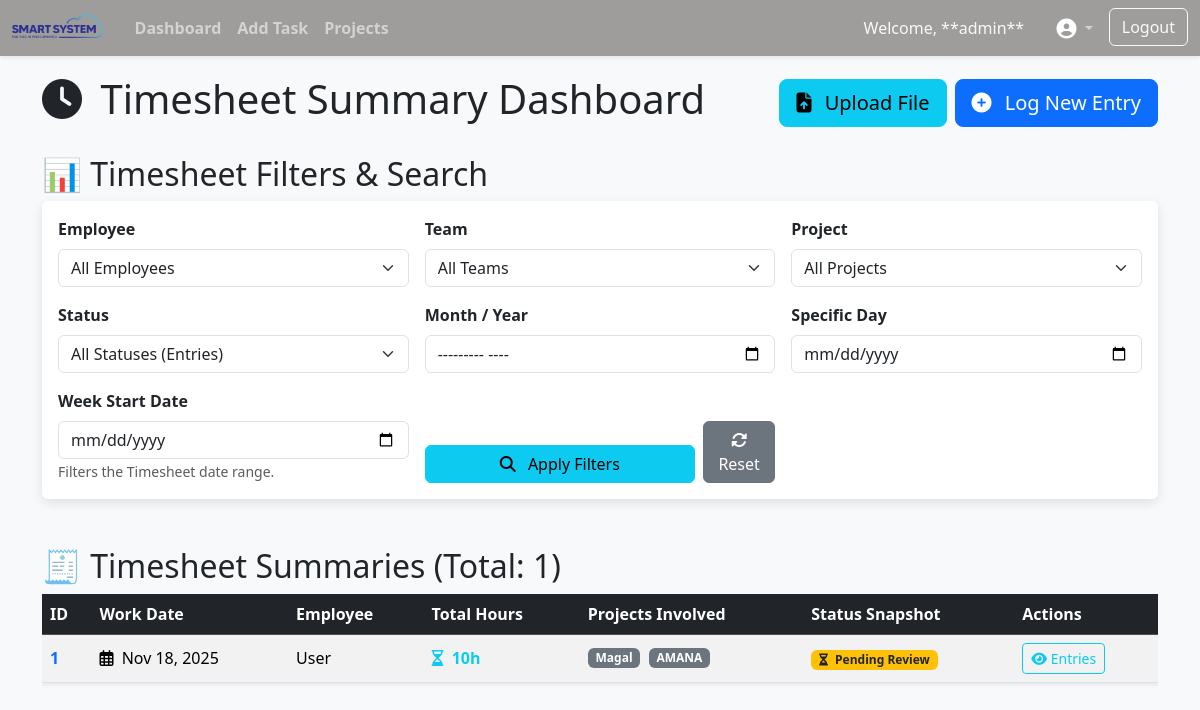
The app's page /my-timesheets/ (signed in), older data.
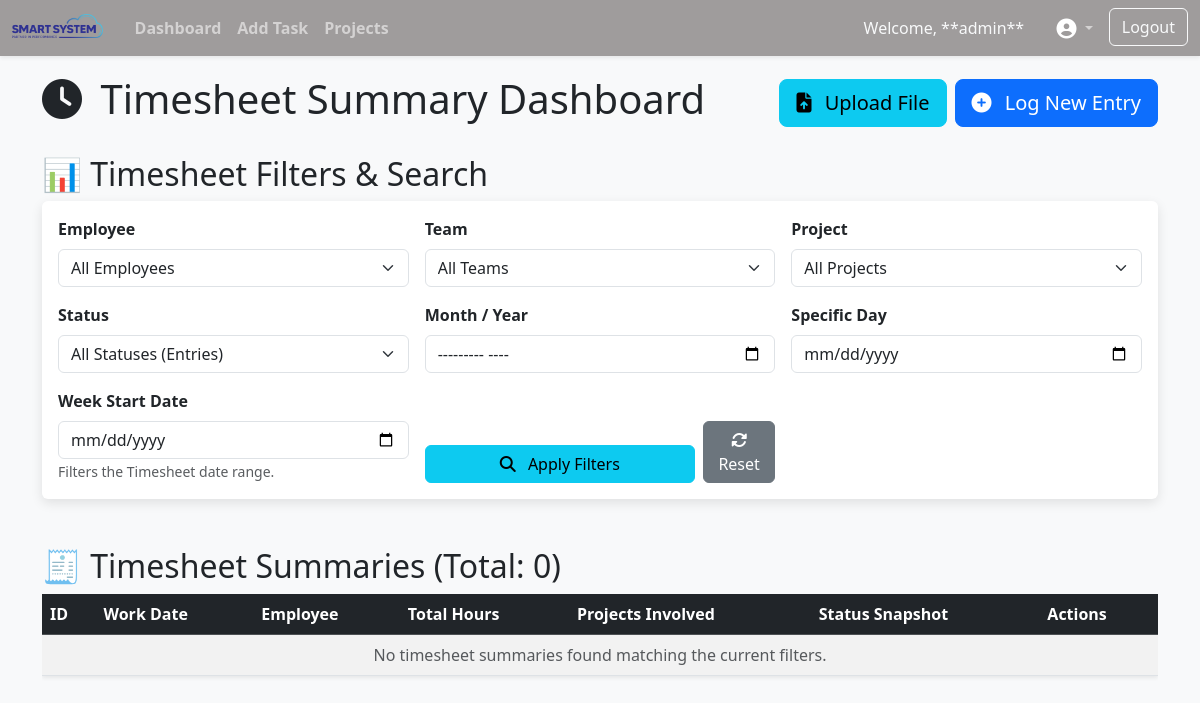
The same page, newer data.
### app/models.py (models this page shows, shortened)
class Timesheet(models.Model):
    user = models.ForeignKey(CustomUser, on_delete=models.CASCADE)
    date = models.DateField()
    class Meta:
        constraints = [
            models.UniqueConstraint(
                fields=['user', 'date'],
                name='unique_user_date_timesheet'
            )
        ]
        ordering = ['date']

class CustomUser(AbstractBaseUser, PermissionsMixin):
    ROLE_CHOICES = [
        ('admin', 'Administrator'),
        ('developer', 'Developer'),
        ('sales', 'Sales'),
        ('ceo', 'CEO '),
        ('project-manager', 'Project Manager'),
        ('leader', 'Leader'),
        ('top-manager', 'Top Manager'),
        ('delivery-manager', 'Delivery Manager'),
        ('engineer', 'Engineer'),
    ]
    username = models.CharField(max_length=150, unique=True)
    role = models.CharField(max_length=20, choices=ROLE_CHOICES)
    is_active = models.BooleanField(default=True)
    is_staff = models.BooleanField(default=False)
    full_name = models.CharField( max_length=220, default='User')
    team = models.ForeignKey(Team, on_delete=models.SET_NULL,
                              null=True, blank=True, related_name="employees")
    objects = CustomUserManager()
    date_joined = models.DateTimeField(auto_now_add=True)
    email = models.EmailField(null=True, blank=True)
    USERNAME_FIELD = 'username'
    REQUIRED_FIELDS = ['role']
    class Meta:
        ordering = ('-date_joined',)

class TimesheetEntry(models.Model):
    STATUS_CHOICES = [
        ('Inprogress', 'In Progress'),
        ('APPROVED', 'Approved'),
        ('REJECTED', 'Rejected'),
        ('COMPLETED', 'Completed'),
        ('DRAFT', 'Draft'),
    ]
    task_type = models.CharField(max_length=20,
        choices=(("Delivery","Delivery"), ("Pre-Sale", "Pre-Sale"), ("study", "Study / Training")), default="Delivery")
    user = models.ForeignKey(
        CustomUser,
        on_delete=models.CASCADE,
        related_name='timesheets',
        verbose_name="Assigned By/User"
    )
    project = models.ForeignKey(
        Project,
        on_delete=models.PROTECT,
        related_name='entries'
    )
    task_description = models.TextField()
    hours = models.DecimalField(
        max_digits=5,
        decimal_places=2,
        validators=[MinValueValidator(0.01)],
        help_text="Hours must be greater than zero."
    )
    work_date = models.DateField()
    status = models.CharField(
        max_length=10,
        choices=STATUS_CHOICES,
        default='Inprogress'
    )
    time_sheet = models.ForeignKey(Timesheet, on_delete=models.CASCADE,
                                    null=True, related_name='tasks')
    created_at = models.DateTimeField(auto_now_add=True)
    updated_at = models.DateTimeField(auto_now=True)
    is_scheduled = models.BooleanField(default=False)
    time_start = models.TimeField(null=True, blank=True)
    time_end = models.TimeField(null=True, blank=True)
    class Meta:
        ordering = ['-work_date', '-created_at']
        verbose_name = "Timesheet Entry"
        verbose_name_plural = "Timesheet Entries"

class Project(models.Model):
    name = models.CharField(max_length=150, unique=True)
    description = models.TextField(blank=True)
    is_active = models.BooleanField(default=True)
    is_public = models.BooleanField(default=False)
    created_by = models.ForeignKey(CustomUser, on_delete=models.PROTECT, null=True, blank=True)
    created_at = models.DateTimeField(auto_now_add=True)
    class Meta:
        ordering = ['name']
        verbose_name_plural = "Projects"

### app/views.py (the view)
# urls.py: path('my-timesheets/', views.user_timesheets, name='user_timesheets'),
@login_required
def user_timesheets(request, scheduled=None):
    current_user = request.user
    if scheduled:
        queryset = models.Timesheet.objects.filter(user=current_user, tasks__is_scheduled=True).select_related('user')
    else:
        queryset = models.Timesheet.objects.filter(user=current_user, tasks__is_scheduled=False).select_related('user')
    queryset = queryset.annotate(
        total_hours=Sum('tasks__hours'),
        rejected_count=Count('tasks', filter=Q(tasks__status='REJECTED')),
        inprogress_count=Count('tasks', filter=Q(tasks__status='Inprogress')),
        approved_count=Count('tasks', filter=Q(tasks__status='APPROVED')),
        total_task_count=Count('tasks')
    ).annotate(
        summary_status=Case(
            When(rejected_count__gt=0, then=Value('REJECTED')),
            When(inprogress_count__gt=0, then=Value('PENDING')),
            When(approved_count=F('total_task_count'), total_task_count__gt=0, then=Value('APPROVED')),
            default=Value('MIXED'),
            output_field=CharField()
        )
    )
    filters = Q()
    work_date_str = request.GET.get('work_date')
    if work_date_str:
        try:
            work_date = datetime.strptime(work_date_str, '%Y-%m-%d').date()
            filters &= Q(date=work_date)
        except ValueError: pass
    status = request.GET.get('status')
    if status: filters &= Q(tasks__status=status)
    queryset = queryset.filter(filters).distinct().order_by('-date')
    paginator = Paginator(queryset, 20)
    page = request.GET.get('page', 1)
    try:
        page_obj = paginator.page(page)
    except (PageNotAnInteger, EmptyPage):
        page_obj = paginator.page(1)
    context = {
        'page_obj': page_obj,
        'current_user_view': True, # Flag for template customization if needed
        'all_users': models.CustomUser.objects.none(),
        'all_teams': models.Team.objects.none(),
        'all_projects': models.Project.objects.none(),
        'status_choices': models.TimesheetEntry.STATUS_CHOICES,
        'current_params': request.GET.urlencode(),
    }
    return render(request, 'time_sheets.html', context)

### templates/time_sheets.html (shortened to what the changed rows need)
{% extends 'base.html' %}
{% load static %}
{% block content %}
<div class="d-flex justify-content-between align-items-center mb-4 animate__animated animate__fadeInDown">
    <h1><i class="fas fa-clock me-2"></i> Timesheet Summary Dashboard</h1>
    <div class="d-flex gap-2">
    </div>
</div>
<h2>📊 Timesheet Filters & Search</h2>
<div class="card shadow-sm mb-5 animate__animated animate__fadeIn">
    <div class="card-body">
    </div>
</div>
<h2>🧾 Timesheet Summaries (Total: {{ page_obj.paginator.count }})</h2>
<div class="table-responsive animate__animated animate__fadeInUp">
    <table class="table table-hover table-striped shadow-sm align-middle">
        <thead class="table-dark">
            <tr>
                <th>ID</th>
                <th>Work Date</th>
                <th>Employee</th>
                <th>Total Hours</th>
                <th>Projects Involved</th>
                <th>Status Snapshot</th>
                <th>Actions</th>
            </tr>
        </thead>
        <tbody>
            {% for timesheet in page_obj.object_list %}
            <tr>
                <td class="fw-bold">
                    <a href="{%url 'timesheet_entries' timesheet.pk %}" class="text-decoration-none text-primary timesheet-link"
                        data-timesheet-id="{{ timesheet.pk }}"
                        onclick="console.log('Navigate to Timesheet Detail: {{ timesheet.pk }}')">
                        {{ timesheet.pk }}
                    </a>
                </td>
                <td><i class="far fa-calendar-alt me-1"></i> {{ timesheet.date|date:"M d, Y" }}</td>
                <td>{{ timesheet.user.full_name }}</td>
                <td class="fw-bold text-info">
                    <i class="far fa-hourglass-half me-1"></i> {{ timesheet.total_hours|default:"0.00" }}h
                </td>
                <td>
                    {% for entry in timesheet.tasks.all %}
                        <span class="badge bg-secondary me-1 mb-1">{{ entry.project.name }}</span>
                    {% endfor %}
                </td>
             <td>
                    {% if timesheet.summary_status == 'REJECTED' %}
                        <span class="badge bg-danger"><i class="fas fa-times-circle me-1"></i> Rejected</span>
                    {% elif timesheet.summary_status == 'PENDING' %}
                        <span class="badge bg-warning text-dark"><i class="fas fa-hourglass-half me-1"></i> Pending Review</span>
                    {% elif timesheet.summary_status == 'APPROVED' %}
                        <span class="badge bg-success"><i class="fas fa-check-circle me-1"></i> Fully Approved</span>
                    {% else %}
                        <span class="badge bg-primary">Mixed/Completed</span>
                    {% endif %}
                </td>
                <td>
                    <button type="button" class="btn btn-sm btn-outline-info"
                            onclick="console.log('View detail for timesheet {{ timesheet.pk }}')">
                            <i class="fas fa-eye"></i> Entries
                    </button>
                </td>
            </tr>
            {% empty %}
            <tr>
                <td colspan="7" class="text-center text-muted">No timesheet summaries found matching the current filters.</td>
            </tr>
            {% endfor %}
        </tbody>
    </table>
</div>
{% endblock %}

Row changes from the older to the newer data that the page shows:
removed Timesheet: pk "1", date "Nov 18, 2025", user.full_name "User", total_hours "10", shows "Pending Review"
removed TimesheetEntry: project.name "Magal"
removed TimesheetEntry: project.name "AMANA"
Text that changed along with them:
{{ page_obj.paginator.count }}: "1" → "0"
text now shown: "No timesheet summaries found matching the current filters."
